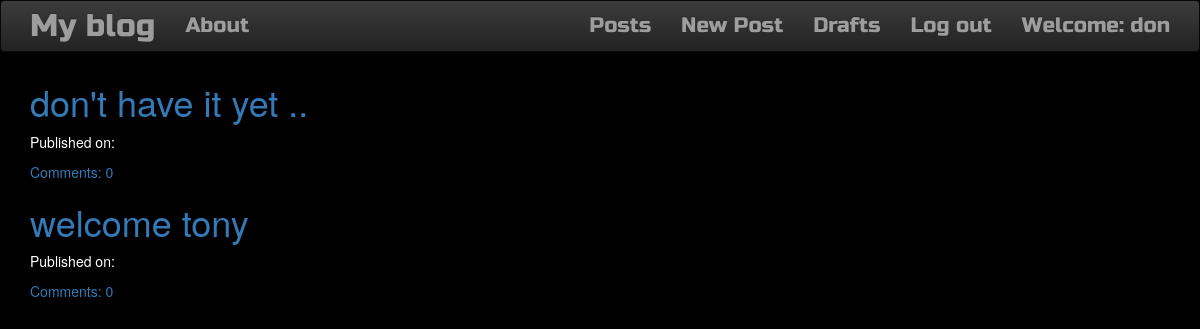
Page /drafts/ (signed in) on the committed database.
### web/models.py (models this page shows, shortened)
class Post(models.Model):
    author = models.ForeignKey('auth.User', on_delete=models.CASCADE)
    title = models.CharField(max_length=1000)
    content = models.TextField()
    created_date = models.DateTimeField(default=timezone.now)
    published_date = models.DateTimeField(blank=True, null=True)
    def approve_comments(self):
        return self.comments.filter(approved_comment=True)

### web/views.py (the view)
# urls.py: url(r'^drafts/$', views.DraftListView.as_view(), name='post_draft_list'),
class DraftListView(LoginRequiredMixin, ListView):
    login_url = '/login/'
    redirect_field_name = 'web/post_list.html'
    model = Post
    def get_queryset(self):
        return Post.objects.filter(published_date__isnull=True).order_by('created_date')

### web/templates/web/post_list.html
{% extends 'web/base.html' %}
{% block content %}
<div class="centerstage">
{% if user.is_authenticated %}
    {% for post in post_list %}
        <div class="post">
            <h1><a href="{% url 'post_detail' pk=post.pk %}">{{ post.title }}</a></h1>
            <div class="date">
                <p>Published on: {{ post.published_date|date:"D M Y"}}</p>
            </div>
            <a href="{% url 'post_detail' pk=post.pk %}">Comments: {{ post.approve_comments.count }}</a>
        </div>
    {% endfor %}
    {% else %}
    <h2></h2>
{% endif %}
</div>
{% endblock %}

### web/templates/web/base.html (shortened to what this page needs)
<!DOCTYPE html>
{% load staticfiles %}
<html>
    <head>
        <link rel="stylesheet" href="https://maxcdn.bootstrapcdn.com/bootstrap/3.3.7/css/bootstrap.min.css">
        <link rel="stylesheet" href="https://maxcdn.bootstrapcdn.com/bootstrap/3.3.7/css/bootstrap-theme.min.css">
        <link rel="stylesheet" href="//cdn.jsdelivr.net/medium-editor/latest/css/medium-editor.min.css" type="text/css" media="screen" charset="utf-8">
        <link rel="stylesheet" href="{% static 'css/web.css' %}">
<body class='loader'>
  <nav class="navbar navbar-inverse techfont custom-navbar">
    <div class="container">
      <ul class="nav navbar-nav">
        <li><a class='navbar-brand bigbrand' href="{% url 'index' %}">My blog</a></li>
        <li><a href="{% url 'about'%}">About</a></li>
      </ul>
      <ul class="nav navbar-nav navbar-right">
        {% if user.is_authenticated %}
        <li>
          <a href="{% url 'post_list' %}">Posts</a>
        </li>
        <li>
          <a href="{% url 'post_new' %}" >New Post</a>
        </li>
        <li>
          <a href="{% url 'post_draft_list' %}">Drafts</a>
        </li>
        <li>
          <a href="{% url 'accounts:logout' %}" >Log out</a>
        </li>
        <li>
          <a >Welcome: {{ user.username }}</a>
        </li>
          {% else %}
          <li><a class='nav navbar-right' href="{% url 'login' %}" ><span class="glyphicon glyphicon-user"></span>Login</a></li>
        {% endif %}
      </ul>
  </div>
</nav>
        <div class="content container">
            <div class="row">
                <div class="col-md-8">
                  <div class="blog_posts">
                    {% block content %}
                    {% endblock %}
                  </div>
                </div>
            </div>
        </div>
</body>
</html>

### web/static/css/web.css (style rules this page uses)
.techfont { font-family: 'Russo One', sans-serif; font-size: 1.5em; margin-bottom: 10px; }
.centerstage { margin-left: auto; margin-right: auto; }
.bigbrand { font-size: 1.5em; }
body { background-color: black; color:white; }

### rows in the picture
Post: title "don't have it yet ..", approve_comments.count "0"
Post: title "welcome tony", approve_comments.count "0"

### other values in the picture
{{ user.username }} "don"
